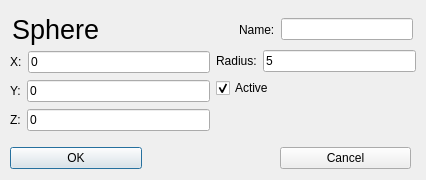
<ui version="4.0" >
 <author></author>
 <comment></comment>
 <exportmacro></exportmacro>
 <class>QGbSphere3DInstrument</class>
 <widget class="QDialog" name="QGbSphere3DInstrument" >
  <property name="geometry" >
   <rect>
    <x>0</x>
    <y>0</y>
    <width>426</width>
    <height>180</height>
   </rect>
  </property>
  <property name="windowTitle" >
   <string>GbSphere3DInstrument</string>
  </property>
  <widget class="QWidget" name="layoutWidget" >
   <property name="geometry" >
    <rect>
     <x>10</x>
     <y>50</y>
     <width>406</width>
     <height>82</height>
    </rect>
   </property>
   <layout class="QHBoxLayout" >
    <property name="margin" >
     <number>0</number>
    </property>
    <property name="spacing" >
     <number>6</number>
    </property>
    <item>
     <layout class="QVBoxLayout" >
      <property name="margin" >
       <number>0</number>
      </property>
      <property name="spacing" >
       <number>6</number>
      </property>
      <item>
       <layout class="QHBoxLayout" >
        <property name="margin" >
         <number>0</number>
        </property>
        <property name="spacing" >
         <number>6</number>
        </property>
        <item>
         <widget class="QLabel" name="textLabel1" >
          <property name="text" >
           <string>X:</string>
          </property>
         </widget>
        </item>
        <item>
         <widget class="QLineEdit" name="lineEditX" >
          <property name="text" >
           <string>0</string>
          </property>
         </widget>
        </item>
       </layout>
      </item>
      <item>
       <layout class="QHBoxLayout" >
        <property name="margin" >
         <number>0</number>
        </property>
        <property name="spacing" >
         <number>6</number>
        </property>
        <item>
         <widget class="QLabel" name="textLabel1_2" >
          <property name="text" >
           <string>Y:</string>
          </property>
         </widget>
        </item>
        <item>
         <widget class="QLineEdit" name="lineEditY" >
          <property name="text" >
           <string>0</string>
          </property>
         </widget>
        </item>
       </layout>
      </item>
      <item>
       <layout class="QHBoxLayout" >
        <property name="margin" >
         <number>0</number>
        </property>
        <property name="spacing" >
         <number>6</number>
        </property>
        <item>
         <widget class="QLabel" name="textLabel1_3" >
          <property name="text" >
           <string>Z:</string>
          </property>
         </widget>
        </item>
        <item>
         <widget class="QLineEdit" name="lineEditZ" >
          <property name="text" >
           <string>0</string>
          </property>
         </widget>
        </item>
       </layout>
      </item>
     </layout>
    </item>
    <item>
     <layout class="QVBoxLayout" >
      <property name="margin" >
       <number>0</number>
      </property>
      <property name="spacing" >
       <number>6</number>
      </property>
      <item>
       <layout class="QVBoxLayout" >
        <property name="margin" >
         <number>0</number>
        </property>
        <property name="spacing" >
         <number>6</number>
        </property>
        <item>
         <layout class="QHBoxLayout" >
          <property name="margin" >
           <number>0</number>
          </property>
          <property name="spacing" >
           <number>6</number>
          </property>
          <item>
           <widget class="QLabel" name="textLabel1_3_2" >
            <property name="text" >
             <string>Radius:</string>
            </property>
           </widget>
          </item>
          <item>
           <widget class="QLineEdit" name="lineEditRadius" >
            <property name="text" >
             <string>5</string>
            </property>
           </widget>
          </item>
         </layout>
        </item>
       </layout>
      </item>
      <item>
       <widget class="QCheckBox" name="checkBoxActive" >
        <property name="text" >
         <string>Active</string>
        </property>
        <property name="checked" >
         <bool>true</bool>
        </property>
       </widget>
      </item>
      <item>
       <spacer>
        <property name="orientation" >
         <enum>Qt::Vertical</enum>
        </property>
        <property name="sizeType" >
         <enum>QSizePolicy::Expanding</enum>
        </property>
        <property name="sizeHint" >
         <size>
          <width>20</width>
          <height>16</height>
         </size>
        </property>
       </spacer>
      </item>
     </layout>
    </item>
   </layout>
  </widget>
  <widget class="QWidget" name="layoutWidget" >
   <property name="geometry" >
    <rect>
     <x>10</x>
     <y>144</y>
     <width>401</width>
     <height>28</height>
    </rect>
   </property>
   <layout class="QHBoxLayout" >
    <property name="margin" >
     <number>0</number>
    </property>
    <property name="spacing" >
     <number>6</number>
    </property>
    <item>
     <widget class="QPushButton" name="pBtnOK" >
      <property name="text" >
       <string>OK</string>
      </property>
     </widget>
    </item>
    <item>
     <spacer>
      <property name="orientation" >
       <enum>Qt::Vertical</enum>
      </property>
      <property name="sizeType" >
       <enum>QSizePolicy::Expanding</enum>
      </property>
      <property name="sizeHint" >
       <size>
        <width>132</width>
        <height>16</height>
       </size>
      </property>
     </spacer>
    </item>
    <item>
     <widget class="QPushButton" name="pBtnCancel" >
      <property name="text" >
       <string>Cancel</string>
      </property>
     </widget>
    </item>
   </layout>
  </widget>
  <widget class="QWidget" name="" >
   <property name="geometry" >
    <rect>
     <x>12</x>
     <y>12</y>
     <width>401</width>
     <height>35</height>
    </rect>
   </property>
   <layout class="QHBoxLayout" >
    <property name="margin" >
     <number>0</number>
    </property>
    <property name="spacing" >
     <number>6</number>
    </property>
    <item>
     <widget class="QLabel" name="textLabel2" >
      <property name="font" >
       <font>
        <family>Arial</family>
        <pointsize>20</pointsize>
        <weight>50</weight>
        <italic>false</italic>
        <bold>false</bold>
        <underline>false</underline>
        <strikeout>false</strikeout>
       </font>
      </property>
      <property name="text" >
       <string>Sphere</string>
      </property>
     </widget>
    </item>
    <item>
     <spacer>
      <property name="orientation" >
       <enum>Qt::Horizontal</enum>
      </property>
      <property name="sizeType" >
       <enum>QSizePolicy::Expanding</enum>
      </property>
      <property name="sizeHint" >
       <size>
        <width>101</width>
        <height>33</height>
       </size>
      </property>
     </spacer>
    </item>
    <item>
     <widget class="QLabel" name="textLabel1_3_3" >
      <property name="text" >
       <string>Name:</string>
      </property>
     </widget>
    </item>
    <item>
     <widget class="QLineEdit" name="lineEditName" />
    </item>
   </layout>
  </widget>
 </widget>
 <layoutdefault spacing="6" margin="11" />
 <pixmapfunction>qPixmapFromMimeSource</pixmapfunction>
 <resources/>
 <connections/>
</ui>
